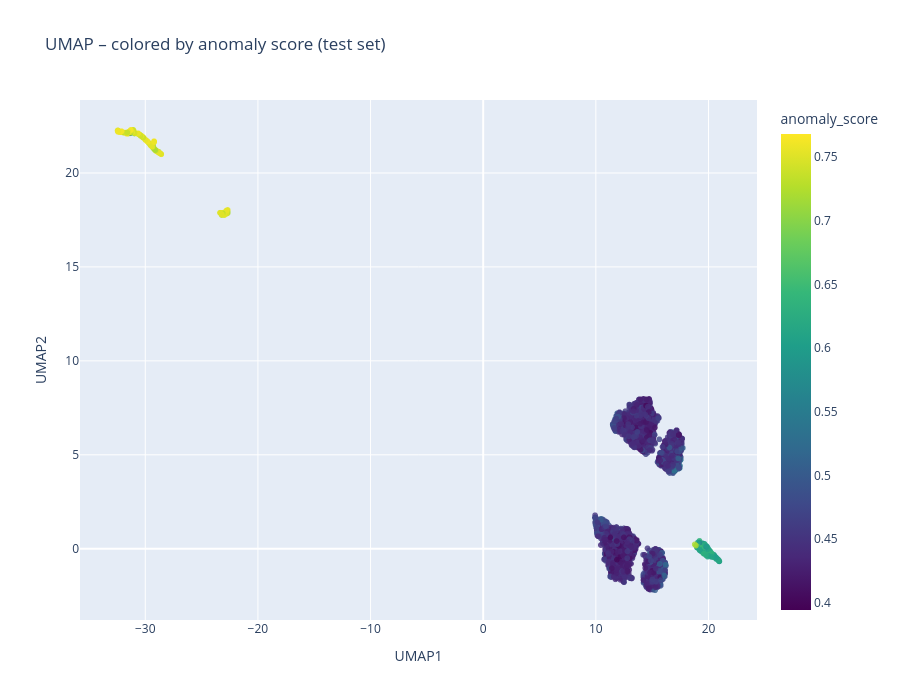

Here is the notebook cell this chart was saved with:
### Code cell
df_all = df.copy()

# Inicializar columnas
df_all['split'] = 'train'
df_all['anomaly_score'] = np.nan
df_all['anomaly_label'] = 'Normal'

# Marcar test
df_all.loc[X_test.index, 'split'] = 'test'
df_all.loc[X_test.index, 'anomaly_score'] = anomaly_score
df_all.loc[X_test.index, 'anomaly_label'] = np.where(anomaly_label, 'Anomaly', 'Normal')

import umap

# -----------------------------
# UMAP pipeline
# -----------------------------
umap_pipeline = Pipeline([
    ('scaler', RobustScaler()),
    ('umap', umap.UMAP(
        n_neighbors=30,
        min_dist=0.1,
        n_components=2,
        random_state=42
    ))
])

X_umap = umap_pipeline.fit_transform(
    df_test.drop(columns=[
        'is_attack', 'anomaly_score', 'anomaly_label'
    ])
)

# DataFrame base
df_umap = pd.DataFrame({
    'UMAP1': X_umap[:, 0],
    'UMAP2': X_umap[:, 1],
    'anomaly_score': df_test['anomaly_score'].values,
    'anomaly_label': df_test['anomaly_label'].values,
    'is_attack': df_test['is_attack'].values
})
feature_cols = [
    'conn_count_10s_max',
    'burst_score_max',
    'bytes_ratio_mean',
    'recent_activity_score_std'
]

df_umap = pd.concat(
    [df_umap, df_test[feature_cols].reset_index(drop=True)],
    axis=1
)

fig = px.scatter(
    df_umap,
    x='UMAP1',
    y='UMAP2',
    color='anomaly_score',
    color_continuous_scale='viridis',
    hover_data=feature_cols + ['is_attack'],
    title="UMAP – colored by anomaly score (test set)",
    width=900,
    height=700
)

fig.update_traces(marker=dict(size=6, opacity=0.8))
fig.show()

### Figure 1 — Plotly figure (JSON) as saved in the notebook; plotly's stock layout.template omitted (floating-point values rounded to 4 significant figures; data arrays with more than 128 entries replaced by an {"elided": "..."} marker saying what was removed)
{"data": [{"customdata": {"elided": "3895x5 float values"}, "hovertemplate": "UMAP1=%{x}<br>UMAP2=%{y}<br>conn_count_10s_max=%{customdata[0]}<br>burst_score_max=%{customdata[1]}<br>bytes_ratio_mean=%{customdata[2]}<br>recent_activity_score_std=%{customdata[3]}<br>is_attack=%{customdata[4]}<br>anomaly_score=%{marker.color}<extra></extra>", "legendgroup": "", "marker": {"color": {"elided": "3895 float values"}, "coloraxis": "coloraxis", "opacity": 0.8, "size": 6, "symbol": "circle"}, "mode": "markers", "name": "", "showlegend": false, "type": "scattergl", "x": {"elided": "3895 float values"}, "xaxis": "x", "y": {"elided": "3895 float values"}, "yaxis": "y"}], "layout": {"coloraxis": {"colorbar": {"title": {"text": "anomaly_score"}}, "colorscale": [[0, "#440154"], [0.1111, "#482878"], [0.2222, "#3e4989"], [0.3333, "#31688e"], [0.4444, "#26828e"], [0.5556, "#1f9e89"], [0.6667, "#35b779"], [0.7778, "#6ece58"], [0.8889, "#b5de2b"], [1, "#fde725"]]}, "height": 700, "legend": {"tracegroupgap": 0}, "title": {"text": "UMAP – colored by anomaly score (test set)"}, "width": 900, "xaxis": {"anchor": "y", "domain": [0, 1], "title": {"text": "UMAP1"}}, "yaxis": {"anchor": "x", "domain": [0, 1], "title": {"text": "UMAP2"}}}}
